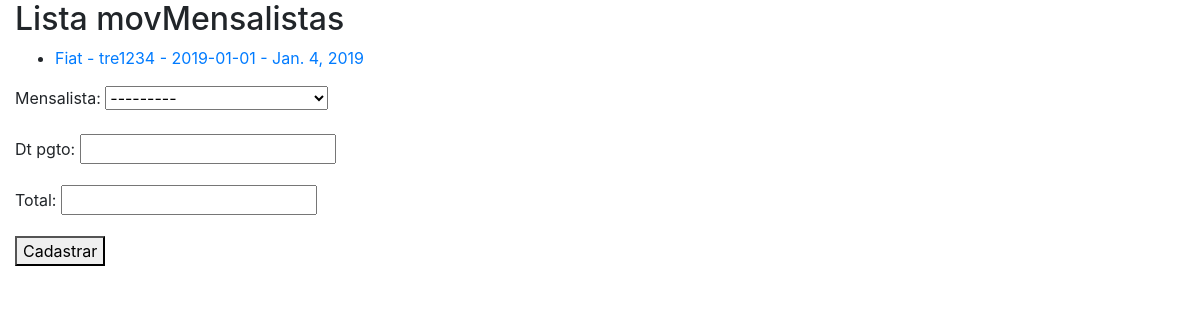
The page /core/mov_mensalistas on the database as committed earlier.
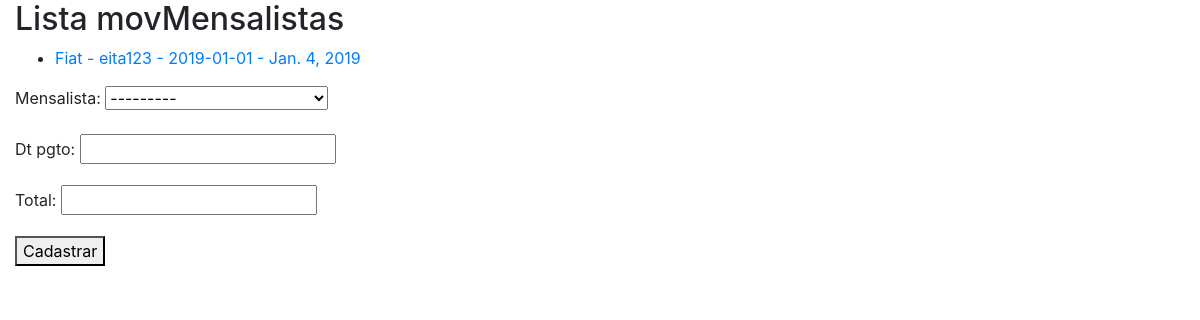
The same page on the database as committed later.
### core/models.py (models this page shows, shortened)
class MovMensalista(models.Model):
    mensalista = models.ForeignKey(Mensalista, on_delete = models.CASCADE)
    dt_pgto = models.DateField()
    total = models.DecimalField(max_digits=6, decimal_places=2)

class Mensalista(models.Model):
    veiculo = models.ForeignKey(Veiculo, on_delete=models.CASCADE)
    inicio = models.DateField()
    valor_mes = models.DecimalField(max_digits=6,decimal_places=2)
    def __str__(self):
        return str (self.veiculo) + ' - ' + str(self.inicio)

class Veiculo(models.Model):
    marca = models.ForeignKey(Marca,  on_delete = models.CASCADE)
    proprietario = models.ForeignKey(Pessoa,  on_delete = models.CASCADE)
    placa = models.CharField(max_length=7)
    cor = models.CharField(max_length=15)
    observacoes = models.TextField()
    def __str__(self):
        return self.marca.nome + ' - ' + self.placa

class Marca(models.Model):
    nome = models.CharField(max_length=50)

### core/views.py (the view)
# urls.py: path('mov_mensalistas', movMensalistas_lista, name='core_movMensalistas_lista'),
def movMensalistas_lista(request):
    lista = MovMensalista.objects.all() #efetua a busca no banco de todos os objetos dessa classe
    form = movMensalistasForm()
    data = {'movMensalistas':lista , 'form':form}
    return render(request, 'core/movMensalistas_lista.html', data)

### core/form.py
class movMensalistasForm(ModelForm):
    class Meta:
        model = MovMensalista
        fields = '__all__'

### core/templates/core/movMensalistas_lista.html (shortened to what this page needs)
{% extends 'base.html' %}
{% block main %}
    <h2>Lista movMensalistas</h2>
    <ul>
        {% for item_da_vez in movMensalistas %}
        <li>
            <a href = "{% url 'core_movMensalistas_update' item_da_vez.id %}"> {{item_da_vez.mensalista}} - {{item_da_vez.dt_pgto}} </a>
        </li>
        {%endfor%}
    </ul>
    <form action="{% url 'core_movMensalistas_novo' %}" method="POST">
        {{form.as_p}}
        <button type="submit">Cadastrar</button>
    </form>
{% endblock %}

Rows that differ between the two databases and show on the page:
changed through a linked row, MovMensalista: mensalista "Fiat - tre1234 - 2019-01-01" → "Fiat - eita123 - 2019-01-01"
